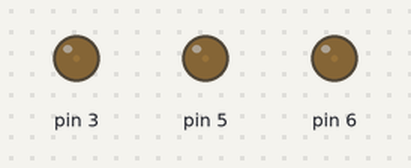
Simulated run of this sketch. Board: Arduino Uno, built with avr-gcc and run on an emulated ATmega328P. Shown: output pins drawn as LEDs (lit = HIGH). Random numbers use the default seed unless the sketch sets one.

Above: at 0.15 s.
At 4.91 s:
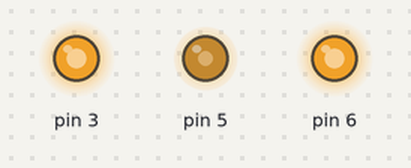
At 10.08 s:
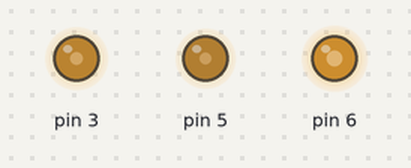
At 19.79 s:
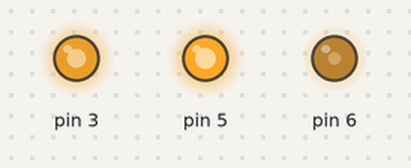
At 29.67 s:
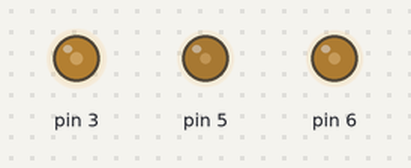
At 39.42 s:
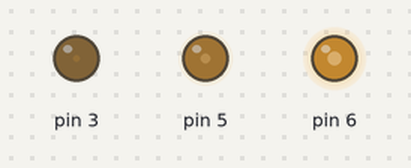
Timing chart, 0 to 40.0 s (numbered marks = the images above):
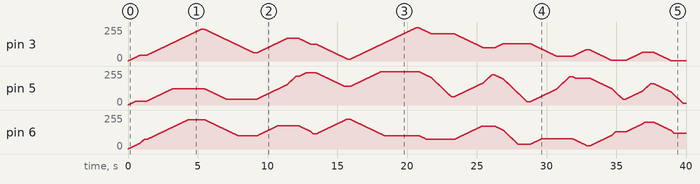

The sketch:

rgb_random_fade.ino
```cpp
int startR = 0;
int startG = 0;
int startB = 0;

// the setup function runs once when you press reset or power the board
void setup() {
  // initialize digital pin 13 as an output.
  pinMode(3, OUTPUT);
  pinMode(6, OUTPUT);
  pinMode(5, OUTPUT);
}

// the loop function runs over and over again forever
void loop() {

  int randomR = random(1, 255);
  int randomG = random(1, 255);
  int randomB = random(1, 255);

  int done = 0;
  while(!done){
    if(randomR != startR){
      delay(10);
      if(randomR > startR){
        startR += 1;
      }
      else{
        startR -= 1;
      }
      analogWrite(3, startR);
    }
    if(randomG != startG){
      if(randomG > startG){
        startG += 1;
      }
      else{
        startG -= 1;
      }
      analogWrite(6, startG);

    }
    if(randomB != startB){
      if(randomB > startB){
        startB+=1;
      }
      else{
        startB-=1;
      }
      analogWrite(5, startB);

    }
    delay(10);

    if((randomB == startB) && (randomR == startR) && (randomG == startG)){
        done = 1;
        delay(200);
        startR = randomR;
        startG = randomG;
        startB = randomB;
    }
  }
}
```
